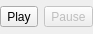
<?xml version="1.0" encoding="UTF-8"?>
<ui version="4.0">
 <class>PlayerButtons</class>
 <widget class="QWidget" name="PlayerButtons">
  <property name="geometry">
   <rect>
    <x>0</x>
    <y>0</y>
    <width>86</width>
    <height>34</height>
   </rect>
  </property>
  <layout class="QHBoxLayout" name="buttonsLayout">
   <property name="spacing">
    <number>6</number>
   </property>
   <property name="leftMargin">
    <number>0</number>
   </property>
   <property name="topMargin">
    <number>0</number>
   </property>
   <property name="rightMargin">
    <number>0</number>
   </property>
   <property name="bottomMargin">
    <number>0</number>
   </property>
   <item>
    <widget class="QToolButton" name="playPauseButton">
     <property name="toolTip">
      <string>Play / pause source text speaking</string>
     </property>
     <property name="text">
      <string>Play</string>
     </property>
    </widget>
   </item>
   <item>
    <widget class="QToolButton" name="stopButton">
     <property name="enabled">
      <bool>false</bool>
     </property>
     <property name="toolTip">
      <string>Stop source text speaking</string>
     </property>
     <property name="text">
      <string>Pause</string>
     </property>
     <property name="icon">
      <iconset theme="media-playback-stop">
       <normaloff>.</normaloff>.</iconset>
     </property>
    </widget>
   </item>
  </layout>
 </widget>
 <resources/>
 <connections/>
</ui>
